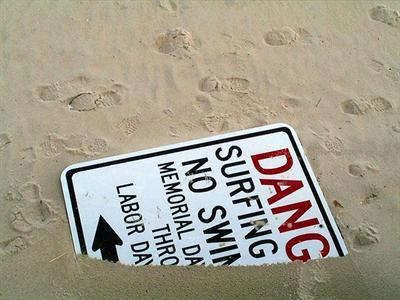
%> input picture images/input.jpg, 400 x 300 px; its folder holds only this picture in this run
$ octave DeepDemo.m   (GNU Octave 9; MATLAB toolbox functions it lacks are replaced by stand-ins)
%> lines starting %> are read from the running program, lines starting %| are printed output that depends on the picture; in (x1, y1, x2, y2) boxes, pixels count from 0 and x2, y2 are one past the last pixel; in counts of white or black regions, pixels touching at a corner belong together; the program's own positions count from 1
### refinement/utils/removeframe.m
function [input_im,w]=removeframe(imname)

threshold=0.6;
input_im=imread(imname);
%> input_im is the input picture: size 300x400x3 uint8; mean R, G, B 162.5, 156.7, 140.6
input_im=im2double(input_im);
%> input_im: size 300x400x3 double
gray=rgb2gray(input_im);
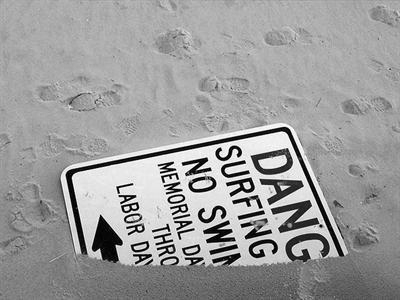
%> gray: size 300x400 double; min 0, max 1, mean 0.614
edgemap = edge(gray,'canny');
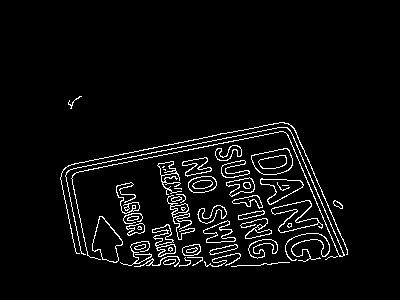
%> edgemap: size 300x400 logical; 4.6% white in thin lines or dots, all inside (x1, y1, x2, y2) = (60, 96, 348, 267)
[m,n]=size(edgemap);
%> m = 300; n = 400
flagt=0;
flagd=0;
flagr=0;
flagl=0;
t=1;
d=1;
l=1;
r=1;

for k=1:30 % we assume that the frame is not wider than 30 pixels.
    pbt=mean(edgemap(k,:));
    pbd=mean(edgemap(m-k+1,:));
    pbl=mean(edgemap(:,k));
    pbr=mean(edgemap(:,n-k+1));
    if pbt>threshold
        t=k;
        flagt=1;
    end
    if pbd>threshold
        d=k;
        flagd=1;
    end
    if pbl>threshold
        l=k;
        flagl=1;
    end
    if pbr>threshold
        r=k;
        flagr=1;
    end
end
%> after the loop, d = 1; flagd = 0; flagl = 0; flagr = 0; flagt = 0; l = 1; r = 1; t = 1

flagrm=flagt+flagd+flagl+flagr;
%> flagrm = 0
% we assume that there exists a frame when one more lines parallel to the image side are detected
if flagrm>1
    maxwidth=max([t,d,l,r]);
    %
    if t==1
        t=maxwidth;
    end
    if d==1
        d=maxwidth;
    end
    if l==1
        l=maxwidth;
    end
    if r==1
        r=maxwidth;
    end
    input_im=input_im(t:m-d+1,l:n-r+1,:);
    w=[m,n,t,m-d+1,l,n-r+1];
else
    w=[m,n,1,m,1,n];
%> w = [300 400 1 300 1 400]
end
% outname=[imname(1:end-4) '.bmp'];
% imwrite(input_im,outname);


### refinement/utils/ReadDAT.m
function B = ReadDAT(image_size,data_path)
% $Description:
%    -read the superpixel labels from .dat file
% $Agruments
% Input;
%    -image_size: [width height]
%    -data_path: the path of the .dat file
% Output:
%    -label matrix width*height

row = image_size(1);
colomn = image_size(2);
fid = fopen(data_path,'r');
A = fread(fid, row * colomn, 'uint32')';
A = A + 1;
B = reshape(A,[colomn, row]);
B = B';
fclose(fid);

### refinement/DeepDemo.m
clear;close all;
addpath('./utils/');
% t1 = cputime;
% ***
% t2 = cputime;
% exetime = t2 - t1;
%%------------------------set parameters---------------------%%
theta=10; % control the edge weight
alpha=0.99;% control the balance of two items in manifold ranking cost function
spnumber=200;% superpixel number
datasets={'THUS'};%'DUT-OMRON','ECSSD','MSRA1000','PASCAL-S','SED2','SOD','THUR','THUS'}; %8 dataset
ROOTDIR='Z:/project/Saliency/ICCV_EXP/';
%ROOTDIR='../../';
dataset_num=size(datasets,2);
for idx_data=1:dataset_num
    DATASET=datasets{idx_data};
    imgRoot=[ROOTDIR,'Dataset/',DATASET,'/Images/'];% test image path
    saldir=[ROOTDIR,'Result/',DATASET,'/SaliencyMap/Ours/'];% the output path of the saliency map
    initsaldir=[ROOTDIR,'Result/',DATASET,'/DeepMap/V7/MAT/'];% the input path of the deep saliency map
    supdir=[ROOTDIR,'Result/',DATASET,'/SuperPixels/'];% the superpixel label file path
    gtdir = [ROOTDIR,'Dataset/',DATASET,'/Groundtruth/'];
%     mkdir(supdir);
    mkdir(saldir);
    imnames=dir([imgRoot '*' 'jpg']);
    supnames = dir([supdir '*' 'dat']);
    initmapnames = dir([initsaldir '*' 'mat']);

    fprintf(['\nStart ',DATASET,' ...\n']);
    tic;
    for ii=1:length(imnames)
        imname=[imgRoot imnames(ii).name];
        supname=[supdir imnames(ii).name(1:end-4) '.dat'];
        initmapname=[initsaldir imnames(ii).name(1:end-4) '.mat'];
%         gtname = [gtdir imnames(ii).name(1:end-4) '.bmp'];

        [input_im,w]=removeframe(imname);% run a pre-processing to remove the image frame
%> w = [300 400 1 300 1 400]
        [m,n,k] = size(input_im);
%> m = 300; n = 400; k = 3

        %%----------------------read superpixels--------------------%%
        superpixels=ReadDAT([m,n],supname); % superpixel label matrix
%> the run ends on the next line
